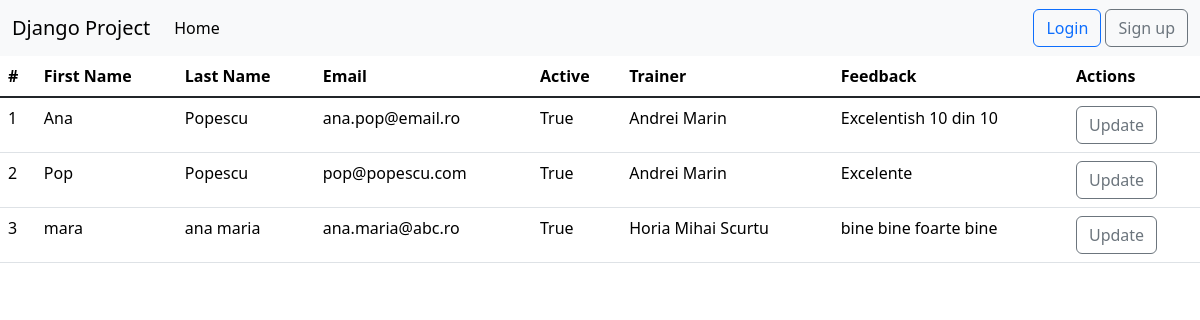
/list_of_feedbacks/, run on the app's committed database.
### feedback/models.py (models this page shows, shortened)
class Feedback(models.Model):
    first_name = models.CharField(max_length=40)
    last_name = models.CharField(max_length=40)
    email = models.EmailField(max_length=40)
    trainer = models.ForeignKey(Trainer, on_delete=models.CASCADE, null=True)
    message = models.TextField(max_length=400)
    active = models.BooleanField(default=True)
    created_at = models.DateTimeField(auto_now_add=True)
    updated_at = models.DateTimeField(auto_now=True)

### trainer/models.py (models this page shows)
class Trainer(models.Model):
    department_options = (('backend', 'Backend'),
                          ('frontend', 'Frontend'),
                          ('network', 'Network'))
    first_name = models.CharField(max_length=20)
    last_name = models.CharField(max_length=20)
    course = models.CharField(max_length=40)
    email = models.EmailField(max_length=40)
    department = models.CharField(max_length=10, choices=department_options)
    active = models.BooleanField(default=True)
    profile = models.ImageField(upload_to='profiles/', blank=True, null=True) #se poate pune si default = 'default.jpg', dar nu e neaparat nevoie. cred ca incarca baza de date aiurea...
    created_at = models.DateTimeField(auto_now_add=True)
    updated_at = models.DateTimeField(auto_now=True)
    def __str__(self):
        return f'{self.first_name} {self.last_name}'

### feedback/views.py (the view)
# urls.py: path('list_of_feedbacks/', views.FeedbackListView.as_view(), name='list-of-feedbacks'),
class FeedbackListView(ListView):
    template_name = 'feedback/list_of_feedbacks.html'
    model = Feedback
    context_object_name = 'all_feedbacks'

### djangoProject/context_processors.py (called while the page is built)
def get_all_trainers(request):
    get_trainers = Trainer.objects.all()
    return {'trainers': get_trainers}

### templates/feedback/list_of_feedbacks.html (shortened to what this page needs)
{%  extends 'base.html' %}
{% block content %}
    <div claa="container-fluid">
        <div class="row">
        {% if all_feedbacks %}
            <div class="col-md-12">
                <table class="table table-hover">
                    <thead>
                        <tr>
                            <th>#</th>
                            <th>First Name</th>
                            <th>Last Name</th>
                            <th>Email</th>
                            <th>Active</th>
                            <th>Trainer</th>
                            <th>Feedback</th>
                            <th>Actions</th>
                        </tr>
                    </thead>
                    <tbody class="table-group-divider">
                        {%  for feedback in all_feedbacks %}
                            <tr>
                                <td>{{ forloop.counter }}</td>
                                <td>{{ feedback.first_name }}</td>
                                <td>{{ feedback.last_name }}</td>
                                <td>{{ feedback.email }}</td>
                                <td>{{ feedback.active }}</td>
                                <td>{{ feedback.trainer }}</td>
                                <td>{{ feedback.message }}</td>
                                <td><a href="{% url 'update-feedback' feedback.id %}" class="btn btn-outline-secondary">Update</a></td>
                            </tr>
                        {% endfor %}
                    </tbody>
                </table>
            </div>
        {% endif %}
        </div>
    </div>
{% endblock %}

### data on the page
Feedback: first_name "Ana", last_name "Popescu", email "ana.pop@email.ro", active "True", trainer "Andrei Marin", message "Excelentish 10 din 10"
Feedback: first_name "Pop", last_name "Popescu", email "pop@popescu.com", active "True", trainer "Andrei Marin", message "Excelente"
Feedback: first_name "mara", last_name "ana maria", email "ana.maria@abc.ro", active "True", trainer "Horia Mihai Scurtu", message "bine bine foarte bine"
